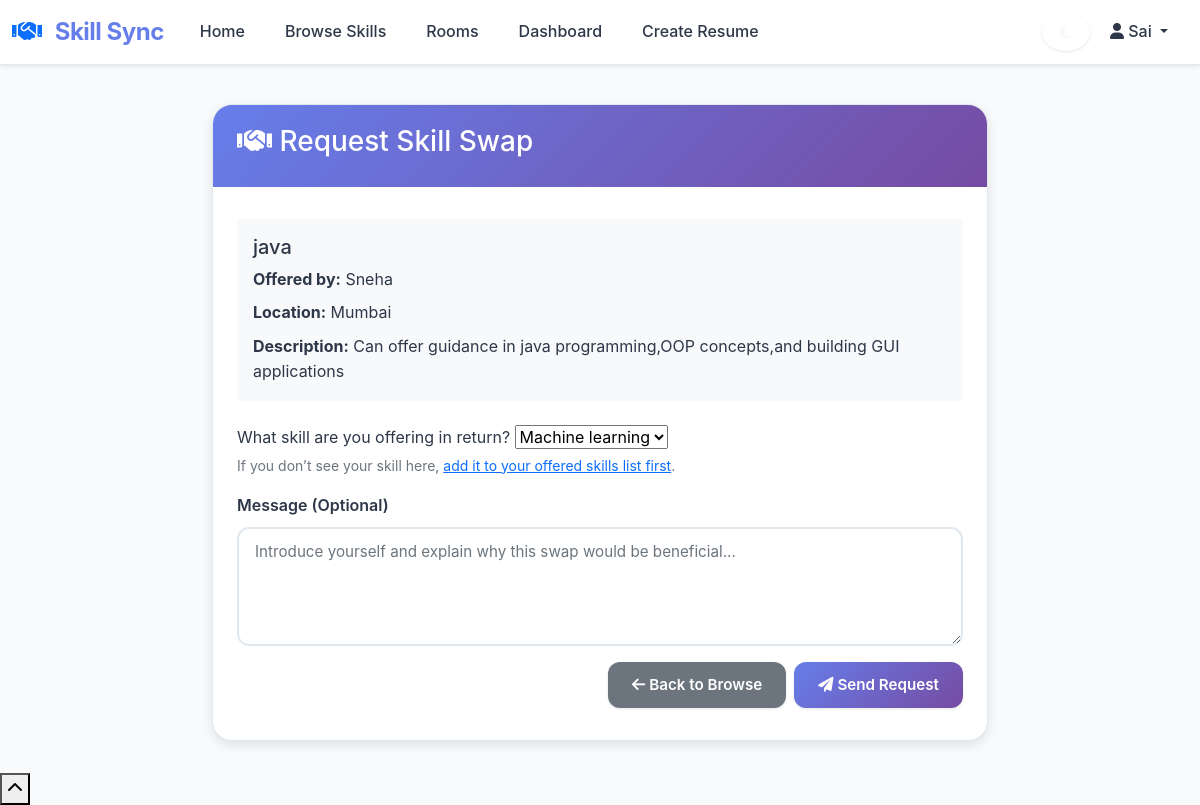
/request_swap/2 (signed in), run on the app's committed database.
### tables this page shows
CREATE TABLE skills_offered (
            id INTEGER PRIMARY KEY AUTOINCREMENT,
            user_id INTEGER,
            skill_name TEXT NOT NULL,
            description TEXT,
            is_approved INTEGER DEFAULT 1,
            created_at TIMESTAMP DEFAULT CURRENT_TIMESTAMP,
            FOREIGN KEY (user_id) REFERENCES users (id)
        );

CREATE TABLE users (
            id INTEGER PRIMARY KEY AUTOINCREMENT,
            username TEXT UNIQUE NOT NULL,
            email TEXT UNIQUE NOT NULL,
            password_hash TEXT NOT NULL,
            name TEXT NOT NULL,
            location TEXT,
            profile_photo TEXT,
            is_public INTEGER DEFAULT 1,
            availability TEXT,
            is_admin INTEGER DEFAULT 0,
            is_banned INTEGER DEFAULT 0,
            created_at TIMESTAMP DEFAULT CURRENT_TIMESTAMP
        );

### app.py (the view)
@app.route('/request_swap/<int:skill_id>')
def request_swap(skill_id):
    if 'user_id' not in session:
        return redirect(url_for('login'))
    conn = get_db_connection()
    skill = conn.execute('''
        SELECT so.*, u.name, u.location
        FROM skills_offered so
        JOIN users u ON so.user_id = u.id
        WHERE so.id = ?
    ''', (skill_id,)).fetchone()
    my_skills_offered = conn.execute('''
        SELECT * FROM skills_offered WHERE user_id = ?
    ''', (session['user_id'],)).fetchall()
    conn.close()
    return render_template('request_swap.html', skill=skill, my_skills_offered=my_skills_offered)

### app.py (called while the page is built)
def get_db_connection():
    conn = sqlite3.connect('skillswap.db')
    conn.row_factory = sqlite3.Row
    return conn

### templates/request_swap.html (shortened to what this page needs)
{% extends "base.html" %}
{% block content %}
<div class="row justify-content-center">
    <div class="col-lg-8">
        <div class="card">
            <div class="card-header">
                <h3><i class="fas fa-handshake"></i> Request Skill Swap</h3>
            </div>
            <div class="card-body">
                <div class="skill-info mb-4 p-3 bg-light rounded">
                    <h5>{{ skill.skill_name }}</h5>
                    <p class="mb-2"><strong>Offered by:</strong> {{ skill.name }}</p>
                    {% if skill.location %}
                        <p class="mb-2"><strong>Location:</strong> {{ skill.location }}</p>
                    {% endif %}
                    {% if skill.description %}
                        <p class="mb-0"><strong>Description:</strong> {{ skill.description }}</p>
                    {% endif %}
                </div>
                <form method="POST" action="{{ url_for('send_swap_request') }}">
                    <div class="mb-3">
   <label for="wanted_skill">What skill are you offering in return?</label>
<select name="wanted_skill" required>
    {% if my_skills_offered %}
        {% for s in my_skills_offered %}
            <option value="{{ s['id'] }}">{{ s['skill_name'] }}</option>
        {% endfor %}
    {% else %}
        <option disabled>No skills available. Please add one first.</option>
    {% endif %}
</select>
<div class="form-text">
    If you don’t see your skill here,
    <a href="{{ url_for('dashboard') }}">add it to your offered skills list first</a>.
</div>
</div>
                    <div class="mb-3">
                        <label for="message" class="form-label">Message (Optional)</label>
                        <textarea class="form-control" name="message" rows="4"
                                  placeholder="Introduce yourself and explain why this swap would be beneficial..."></textarea>
                    </div>
                    <div class="d-grid gap-2 d-md-flex justify-content-md-end">
                        <a href="{{ url_for('browse_skills') }}" class="btn btn-secondary">
                            <i class="fas fa-arrow-left"></i> Back to Browse
                        </a>
                        <button type="submit" class="btn btn-primary">
                            <i class="fas fa-paper-plane"></i> Send Request
                        </button>
                    </div>
                </form>
            </div>
        </div>
    </div>
</div>
{% endblock %}

### static/css/style.css (style rules this page uses)
:root { --primary: #667eea; --primary-dark: #5a67d8; --primary-light: #a5b4fc; --secondary: #764ba2; --accent: #ffd89b; --success: #10b981; --danger: #ef4444; --warning: #f59e0b; --bg-light: #f8fafc; --bg-white: #ffffff; --bg-dark: #1a1a2e; --text-main: #2d3748; --text-muted: #718096; --text-light: #a0aec0; --border-light: #e2e8f0; --shadow-sm: 0 1px 3px rgba(0, 0, 0, 0.1); --shadow-md: 0 4px 12px rgba(0, 0, 0, 0.1); --shadow-lg: 0 10px 25px rgba(0, 0, 0, 0.15); --radius-sm: 8px; --radius-md: 12px; --radius-lg: 20px; }
body { font-family: 'Inter', 'Segoe UI', -apple-system, BlinkMacSystemFont, sans-serif; background: var(--bg-light); color: var(--text-main); min-height: 100vh; padding-top: 80px; font-size: 1rem; line-height: 1.6; -webkit-font-smoothing: antialiased; -moz-osx-font-smoothing: grayscale; }
.card { border: 1px solid var(--border-light); border-radius: var(--radius-lg); box-shadow: var(--shadow-md); background: var(--bg-white); margin-bottom: 2rem; transition: all 0.3s ease; overflow: hidden; }
.card-header { background: linear-gradient(135deg, var(--primary) 0%, var(--secondary) 100%); color: white; font-weight: 600; border-bottom: none; border-radius: var(--radius-lg) var(--radius-lg) 0 0; font-size: 1.1rem; padding: 1.25rem 1.5rem; }
.card-body { padding: 2rem 1.5rem; }
.btn { border-radius: var(--radius-md); font-weight: 600; padding: 0.75rem 1.5rem; font-size: 0.95rem; transition: all 0.3s ease; box-shadow: var(--shadow-sm); border: none; position: relative; overflow: hidden; }
.btn::before { content: ''; position: absolute; top: 0; left: -100%; width: 100%; height: 100%; background: linear-gradient(90deg, transparent, rgba(255, 255, 255, 0.2), transparent); transition: left 0.5s; }
.btn-primary { background: linear-gradient(135deg, var(--primary) 0%, var(--secondary) 100%); color: white; }
.form-control, .form-select { border-radius: var(--radius-md); border: 2px solid var(--border-light); box-shadow: none; transition: all 0.2s ease; padding: 0.75rem 1rem; font-size: 0.95rem; background: var(--bg-white); }
.form-label { font-weight: 600; color: var(--text-main); margin-bottom: 0.5rem; }

### data on the page
skills_offered: skill_name "java", description "Can offer guidance in java programming,OOP concepts,and building GUI applications"
users: name "Sneha", location "Mumbai"

### other printed values
{{ session.username }} "Sai"
form field wanted_skill "Machine learning"
